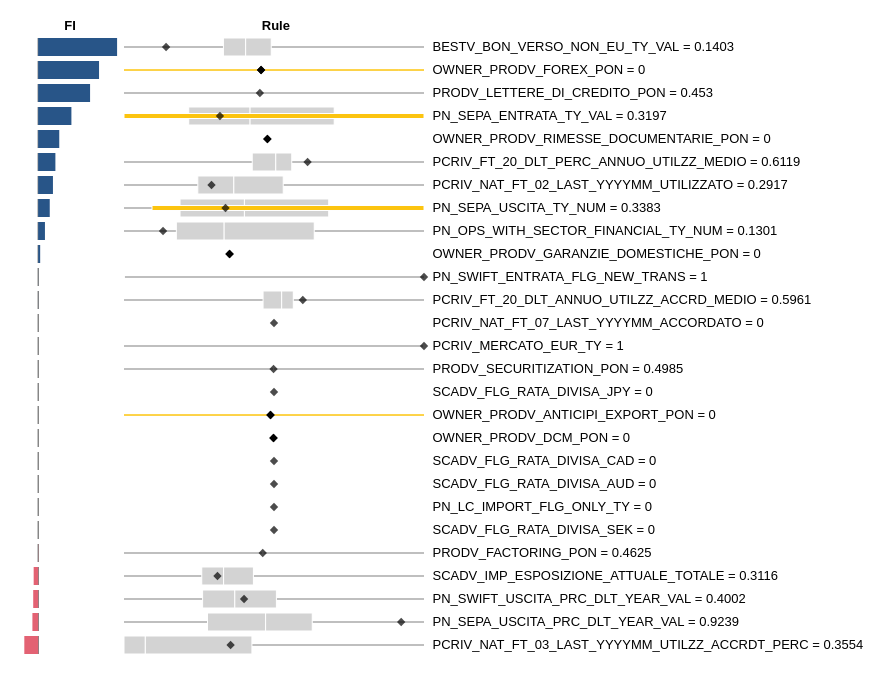

The notebook cell saved with this chart:
### Markdown cell above
# plot function

### Code cell
final_chart = plot_rules(df)
final_chart
